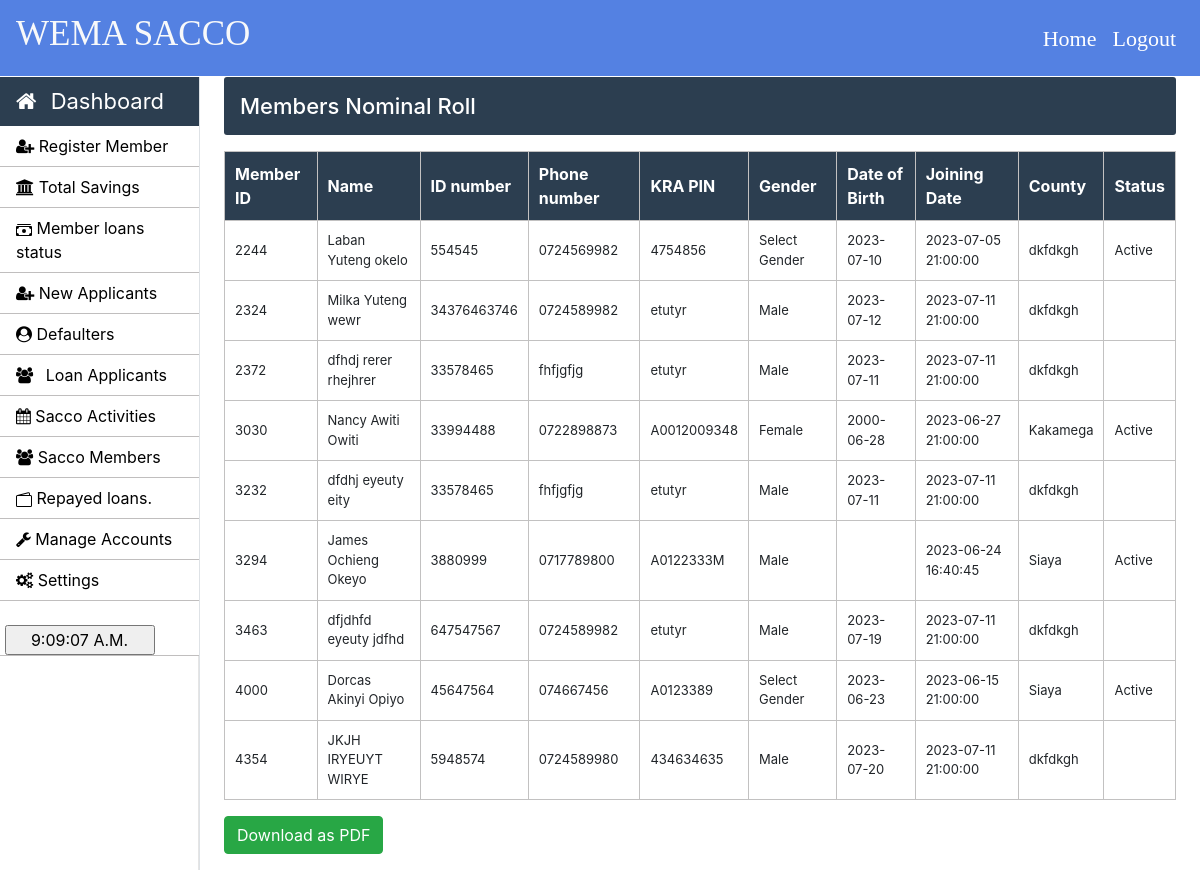
The app's page /admin/nominalroll.php (signed in) with its own data.
### tables this page shows
CREATE TABLE `member_information` (
  `first_name` varchar(100) NOT NULL,
  `middle_name` varchar(100) NOT NULL,
  `last_name` varchar(100) NOT NULL,
  `member_id` varchar(50) NOT NULL,
  `id_number` varchar(100) NOT NULL,
  `member_email` varchar(100) NOT NULL,
  `gender` varchar(100) NOT NULL,
  `joining_date` timestamp NOT NULL DEFAULT current_timestamp() ON UPDATE current_timestamp(),
  `dissability` varchar(50) NOT NULL,
  `phone_number` varchar(50) NOT NULL,
  `dob` varchar(10) NOT NULL,
  `kra_pin` varchar(100) NOT NULL,
  `county` varchar(100) NOT NULL,
  `subcounty` varchar(100) NOT NULL,
  `ward` varchar(100) NOT NULL,
  `parmanent_address` varchar(100) NOT NULL,
  `next_of_kin` varchar(100) NOT NULL,
  `spause_name` varchar(100) NOT NULL,
  `profile_pic` varchar(100) NOT NULL,
  `id_front` varchar(500) NOT NULL,
  `id_back` varchar(500) NOT NULL
);

### admin/nominalroll.php (the view, shortened to what this page needs)
<?php
		require_once "../connection/connection.php";
	?>
<!doctype html>
<html lang="en">
	<head>
	</head>
	<body>
	<?php include('../common/commonh.php') ?>
		<?php include('../common/admin-sidebar.php') ?>
		<main role="main" class="col-xl-10 col-lg-9 col-md-8 ml-sm-auto px-md-4 w-100">
			<div  class="sub-main"id= "invoice">
				<div class="text-center d-flex flex-wrap flex-md-nowrap pt-3 pb-2 mb-3 text-white admin-dashboard pl-3">
					<div class="d-flex">
						<h4 class="mr-5">Members Nominal Roll </h4>
					</div>
				</div>
				<table class="w-100 table-elements mb-3 table-three-tr text-left" cellpadding="10">
								<tr class="table-tr-head table-three text-white ml-0">
									<th>Member ID </th>
									<th>Name</th>
									<th>ID number</th>
									<th>Phone number</th>
                                    <th>KRA PIN</th>
									<th>Gender</th>
									<th>Date of Birth</th>
									<th>Joining Date</th>
									<th>County</th>
                                    <th>Status</th>
								</tr>
								<?php
				  $query="SELECT * FROM member_information JOIN login ON login.member_id = member_information.member_id ";
                  $result= mysqli_query($conn,$query);
                  if($result){
                  while($row=mysqli_fetch_assoc($result)){
                   $member_id=$row['member_id'];
                   $first_name=$row['first_name'];
                   $middle_name=$row['middle_name'];
                   $last_name=$row['last_name'];
                   $id_number=$row['id_number'];
				   $phone_number=$row['phone_number'];
                   $kra_pin = $row['kra_pin'];
				   $gender=$row['gender'];
				   $dob=$row['dob'];
				   $joining_date=$row['joining_date'];
				   $county =$row['county'];
				   $account_status =$row['account_status'];
                  echo '<tr>
                  <td>'.$member_id.'</td>
                  <td> '.$first_name.' '.$middle_name.' '.$last_name.'</td>
                  <td>'.$id_number.'</td>
		          <td> '.$phone_number.'</td>
                  <td>'.$kra_pin.'</td>
                  <td>'.$gender.'</td>
                  <td>'.$dob.'</td>
		          <td>'.$joining_date.'</td>
				  <td>'.$county.'</td>
                  <td>'.$account_status.'</td>
                  </tr>';
                     }
                   }
?>
				</table>
				 <a href="exporttopdf.php"><button class="btn btn-success">Download as PDF</button></a>
				<div class="col-md-2 pt-3 w-100">
			</div>
		</main>
	</body>
</html>

### css/style.css (style rules this page uses)
body { position: relative; min-height: 100%; min-height: 100vh; }
h4 { font-size: 22px; }
.admin-dashboard { margin-top: 1px !important; background: #2c3e50 !important; border-radius: 3px; }
.table-elements tr, td, th { font-size: 13px; border: 1px solid rgb(194, 193, 193); padding-left: 10px !important; }
.table-three { background: #2c3e50 !important; }
.table-tr-head { height: 45px !important; padding: 10px !important; margin-top: 5px !important; }
.table-font-for-transcript td, th { font-size: 16px !important; }

### records on screen
member_information: login.member_id "2244", first_name "Laban", middle_name "Yuteng", last_name "okelo", id_number "554545", phone_number "0724569982", kra_pin "4754856", gender "Select Gender", dob "2023-07-10", joining_date "2023-07-05 21:00:00", county "dkfdkgh", login.account_status "Active"
member_information: login.member_id "2324", first_name "Milka", middle_name "Yuteng", last_name "wewr", id_number "34376463746", phone_number "0724589982", kra_pin "etutyr", gender "Male", dob "2023-07-12", joining_date "2023-07-11 21:00:00", county "dkfdkgh"
member_information: login.member_id "2372", first_name "dfhdj", middle_name "rerer", last_name "rhejhrer", id_number "33578465", phone_number "fhfjgfjg", kra_pin "etutyr", gender "Male", dob "2023-07-11", joining_date "2023-07-11 21:00:00", county "dkfdkgh"
member_information: login.member_id "3030", first_name "Nancy", middle_name "Awiti", last_name "Owiti", id_number "33994488", phone_number "0722898873", kra_pin "A0012009348", gender "Female", dob "2000-06-28", joining_date "2023-06-27 21:00:00", county "Kakamega", login.account_status "Active"
member_information: login.member_id "3232", first_name "dfdhj", middle_name "eyeuty", last_name "eity", id_number "33578465", phone_number "fhfjgfjg", kra_pin "etutyr", gender "Male", dob "2023-07-11", joining_date "2023-07-11 21:00:00", county "dkfdkgh"
member_information: login.member_id "3294", first_name "James", middle_name "Ochieng", last_name "Okeyo", id_number "3880999", phone_number "0717789800", kra_pin "A0122333M", gender "Male", joining_date "2023-06-24 16:40:45", county "Siaya", login.account_status "Active"
member_information: login.member_id "3463", first_name "dfjdhfd", middle_name "eyeuty", last_name "jdfhd", id_number "647547567", phone_number "0724589982", kra_pin "etutyr", gender "Male", dob "2023-07-19", joining_date "2023-07-11 21:00:00", county "dkfdkgh"
member_information: login.member_id "4000", first_name "Dorcas", middle_name "Akinyi", last_name "Opiyo", id_number "45647564", phone_number "074667456", kra_pin "A0123389", gender "Select Gender", dob "2023-06-23", joining_date "2023-06-15 21:00:00", county "Siaya", login.account_status "Active"
member_information: login.member_id "4354", first_name "JKJH", middle_name "IRYEUYT", last_name "WIRYE", id_number "5948574", phone_number "0724589980", kra_pin "434634635", gender "Male", dob "2023-07-20", joining_date "2023-07-11 21:00:00", county "dkfdkgh"
